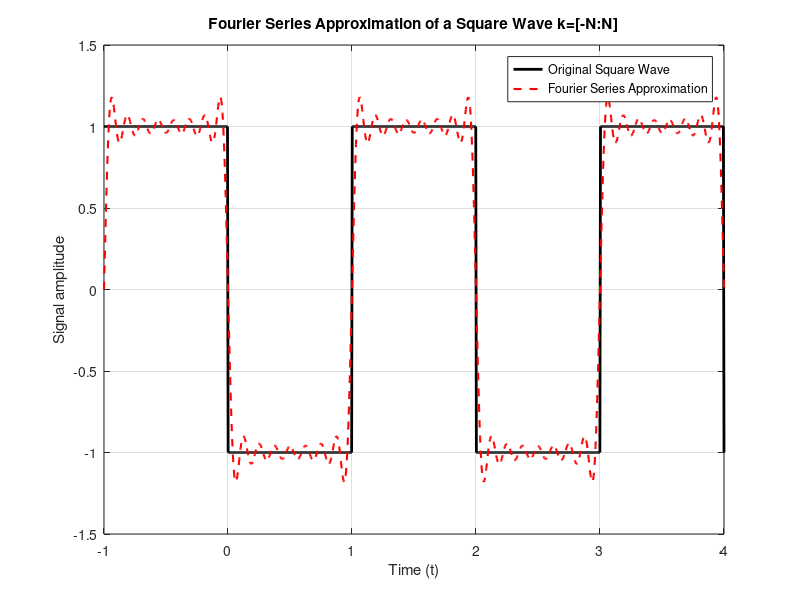

Source code (MATLAB):
% Define the fundamental period
T0 = 2;
% Define the fundamental frequency
f0 = 1 / T0;

% Define the time vector, using more points for a smoother plot
t = linspace(-1, 4, 1000);

% Initialize the square wave signal to repeat over the range -1 to 4
x_t = zeros(size(t));
for i = 1:length(t)
    t_mod = mod(t(i) + 1, T0) - 1; % Shift to range from -1 to 1
    % Assigning the value based on the modified time
    if t_mod < 0
        x_t(i) = 1;
    else
        x_t(i) = -1;
    end
end

% N takes values 2,4,8 and 16.
N = 16; % This is the number of terms on each side of the sum

% Initialization the signal approximation
x_fs = zeros(size(t));

% Initialization the Fourier coefficients array
a_k = zeros(2*N+1, 1);

% Calculate the Fourier series approximation by summing terms
for k = -N:N
    % Calculate the coefficient a_k
    integrand = @(tau) ((tau >= -1 & tau < 0) - (tau >= 0 & tau < 1)) .* exp(-1j * pi * k * tau);
    a_k(k+N+1) = integral(integrand, -1, 1) / T0;
    
    % Add the k-th term to the signal approximation
    x_fs = x_fs + a_k(k+N+1) * exp(1j * 2 * pi * f0 * k * t);
end

% Plot the original square wave and its Fourier series approximation
figure;
plot(t, x_t, 'k', 'LineWidth', 2);
hold on;
plot(t, real(x_fs), 'r--', 'LineWidth', 1.5); 
grid on;
xlabel('Time (t)');
ylabel('Signal amplitude');
legend('Original Square Wave', 'Fourier Series Approximation', 'Location', 'best');
title('Fourier Series Approximation of a Square Wave k=[-N:N]');
